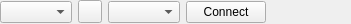
<?xml version="1.0" encoding="UTF-8"?>
<ui version="4.0">
 <class>Serial_connection_widget_form</class>
 <widget class="QWidget" name="Serial_connection_widget_form">
  <property name="geometry">
   <rect>
    <x>0</x>
    <y>0</y>
    <width>351</width>
    <height>24</height>
   </rect>
  </property>
  <property name="windowTitle">
   <string>Form</string>
  </property>
  <layout class="QHBoxLayout" name="horizontalLayout">
   <property name="margin">
    <number>0</number>
   </property>
   <item>
    <widget class="QComboBox" name="devices_combobox_"/>
   </item>
   <item>
    <widget class="QToolButton" name="rescan_button_">
     <property name="toolTip">
      <string>Rescan serial device</string>
     </property>
     <property name="text">
      <string/>
     </property>
     <property name="icon">
      <iconset resource="example/Serial_connection_widget_example.qrc">
       <normaloff>:/icons/rescan_icon</normaloff>:/icons/rescan_icon</iconset>
     </property>
    </widget>
   </item>
   <item>
    <widget class="QComboBox" name="baudrates_combobox_">
     <property name="layoutDirection">
      <enum>Qt::LeftToRight</enum>
     </property>
    </widget>
   </item>
   <item>
    <widget class="QPushButton" name="connect_button_">
     <property name="text">
      <string>Connect</string>
     </property>
     <property name="checkable">
      <bool>true</bool>
     </property>
     <property name="checked">
      <bool>false</bool>
     </property>
    </widget>
   </item>
   <item>
    <spacer name="horizontalSpacer">
     <property name="orientation">
      <enum>Qt::Horizontal</enum>
     </property>
     <property name="sizeHint" stdset="0">
      <size>
       <width>40</width>
       <height>20</height>
      </size>
     </property>
    </spacer>
   </item>
  </layout>
 </widget>
 <tabstops>
  <tabstop>connect_button_</tabstop>
  <tabstop>devices_combobox_</tabstop>
  <tabstop>rescan_button_</tabstop>
 </tabstops>
 <resources>
  <include location="example/Serial_connection_widget_example.qrc"/>
 </resources>
 <connections/>
</ui>
